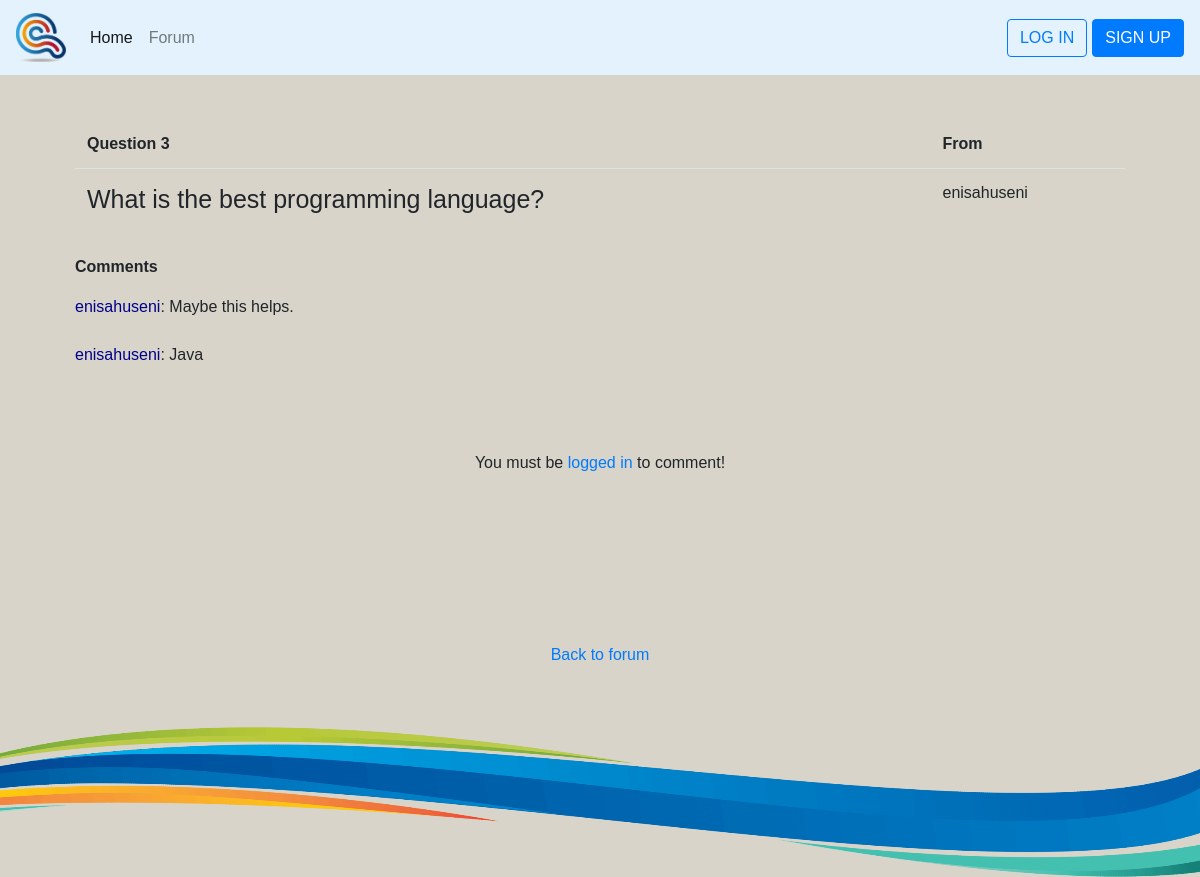
The page /select_question.php?qid=3 on the database its author committed.
### tables this page shows
CREATE TABLE `questions` (
  `qid` int(15) NOT NULL,
  `username` varchar(20) NOT NULL,
  `question` text NOT NULL
);

CREATE TABLE `comments` (
  `cid` int(11) NOT NULL,
  `question_id` int(15) NOT NULL,
  `username` varchar(20) NOT NULL,
  `message` text NOT NULL
);

### select_question.php (the view, shortened to what this page needs)
<!DOCTYPE html>
<html lang="en">
  <head>
    <link rel="stylesheet" type="text/css" href="cssfile.css">
    <link rel="stylesheet" href="https://cdn.jsdelivr.net/npm/bootstrap@4.6.0/dist/css/bootstrap.min.css"
>
</head>
<body>
<?php
    include_once 'navifooter/navi.php';
    include_once 'dbconnection.php';
    $qid = $_GET["qid"];
    $sql = "SELECT * FROM questions WHERE qid =" . $qid;
     $result = $conn->query($sql);
    ?>
<div class="contentt">
<div class="container">
                                <table class="table" style="margin: auto; border-top:none;" >
                                  <thead>
                                    <tr>
                                      <th scope="col"  style="border:none;">Question <?php echo $qid; ?> </th>
                                      <th scope="col"  style="border:none;">From</th>
                                    </tr>
                                  </thead>
                                  <tbody>
    <?php
        while ($row = $result-> fetch_assoc()){
                echo " <tr>
                    <td> <span style='font-size: 25px;'>" .$row["question"]."</span></td>
                    <td>" .$row["username"]."</td>
                </tr>";
            }
                ?>
  </tbody>
    </table>
<br>
<p> <strong> Comments </strong></p>
 <?php
     $sql2 = "SELECT comments.message, comments.username FROM comments, questions WHERE questions.qid = " . $qid . " and comments.question_id = questions.qid";
     $result2 = $conn->query($sql2);
    if($result->num_rows >= 1) {
            while ($row2 = $result2-> fetch_assoc()){
                echo "<span style='color: darkblue'>".
                $row2['username'] . "</span>: "
                    . $row2['message'] . " </br> <br>";
            }
        }
        else {
            echo "Be the first one to comment!";
        }
    ?>
</div>
    </div>
    <?php
        if (isset($_SESSION["username"])){
               echo     "<div class='contentt'>
                        <div id='form'>
                                    <div class='col-lg-7 mx-auto'>
                                        <div class='card mt-2 mx-auto p-10 bg-light'>
                                        <div class='text-center mt-5'>
                                            <p id='' style='font-size: 20px;'> <strong> Add a comment</strong></p>
                                        </div>
                                            <div class='card-body bg-ligh'>
                                                <div class='container-fluid'>
                                                    <form action='questioncomment/post_comment.inc.php?qid=" .$qid. "' method='POST' id='comment-form' role='form'>
                                                        <div class='controls'>
                                                            <div class='row'>
                                                                <div class='col-md-12'>
                                                                    <div class='form-group'> <label></label> <input type='text' name='comment' class='form-control' placeholder='Please enter your comment' required='required' data-error='Comment is required.'> </div>
                                                                </div>
                                                            </div>
                                                            </div>
                                                            <div class='text-center mt-3'>
                                                                <button type='submit' class='btn btn-primary btn-block' name='submit'>Post Comment</button>
                                                            </div>
                                                    </form>
                                                </div>
                                            </div>
                                            </div>
                                        </div>
                                    </div>
                                </div>";
        }
        else {
            echo "<div class='text-center mt-3'>
               <p>You must be <a href = 'login.php'>logged in</a> to comment!</p>
                                                            </div>";
        }
        ?>
    <div class = "contentt" style="text-align: center;">
        <br>
        <br>
        <p><a href = 'forum.php'>Back to forum</a></p>
    </div>
</body>
  <footer>
    <?php include_once 'navifooter/footer.php';?>
  </footer>
</html>

### cssfile.css (style rules this page uses)
* { font-family: sans-serif; text-decoration: none; list-style: none; margin: 0px; padding: 0px; }
body { background: rgb(216, 212, 201) !important; }
.contentt { font-family: 'Trebuchet MS', 'Lucida Sans Unicode', 'Lucida Grande', 'Lucida Sans' Arial, sans-serif; margin: 5%; margin-top: 120px; }

### rows shown on the page
questions: question "What is the best programming language?", username "enisahuseni"
comments: username "enisahuseni", message "Maybe this helps."
comments: username "enisahuseni", message "Java"

### other values the page prints
$qid "3"
